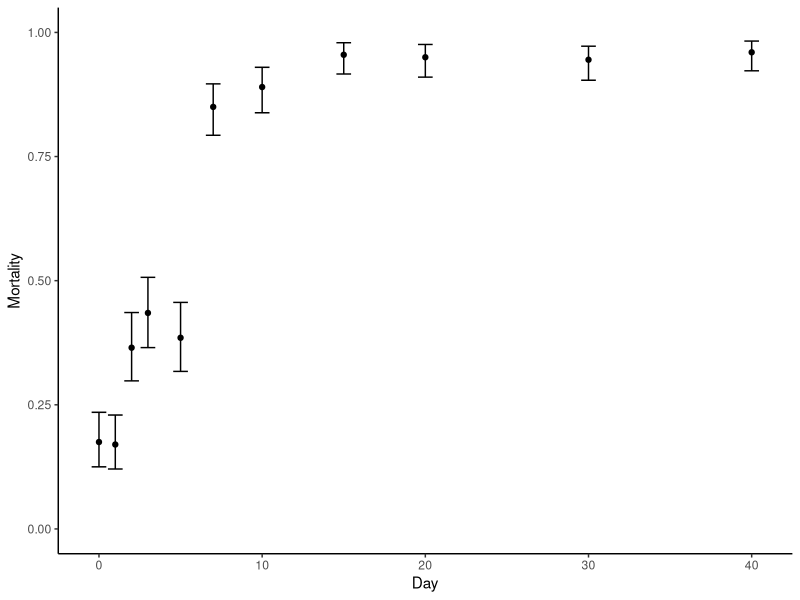
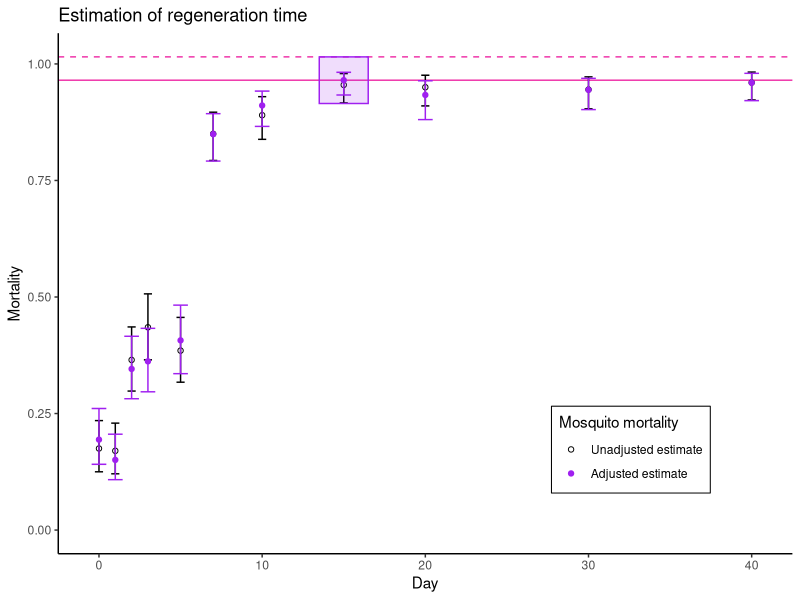

Reproduce these figures in R, in order.
# code adapted from '/...2023/RT_auto_day40_EMM.R'

library(ggplot2)
library(lme4)
library(readxl)
library(emmeans)

#We need a dataset to look at. I have uploaded 12 simulated datasets for users
# to practise with. You can replace these with your own data, but ensure that the 
# variable names are consistent with the simulated datasets.

# In the Excel sheet, the datasets are saved in separate sheets ('sim1', 'sim2', 'sim3', etc.)

dx <-  readxl::read_xlsx('Regeneration_Time/twelve_datasets_bioassay.xlsx', sheet = 'sim2')
head(dx)
#For plotting, it is more useful to have 'day' as a numeric variable
# For the GLM, it needs to be a factor variable. So we make a 2nd version
dx$day <- as.numeric(dx$day) # numeric 'day'
dx$day_f <- as.factor(dx$day) # factor variable for 'day'
table(dx$day)
days <- unique(dx$day)

#This function calculates the raw (unadjusted) mortality estimates from the dataset
average_mortality_ci <- function(data = df, days_v = days){
  av_mort <- rep(0,length(days_v))
  av_mort_c1 <- rep(0,length(days_v))
  av_mort_c2 <- rep(0,length(days_v))
  for(i in 1:length(days_v)){
    denom <- sum(data[data$day==days_v[i],]$total)
    num <- sum(data[data$day==days_v[i],]$tot_dead)
    av_mort[i] <- num/denom 
    xr <- c(rep(1,num),rep(0,denom - num))
    av_mort_c1[i] <- binom.test(table(factor(xr,c(1,0))))$conf.int[1]
    av_mort_c2[i] <- binom.test(table(factor(xr,c(1,0))))$conf.int[2]
  }
  dfm <- data.frame('day' = days_v, 'mort' = av_mort,
                    'mort_c1' = av_mort_c1,'mort_c2' = av_mort_c2)
  return(dfm)
}

#We can then estimate these, and plot:
mm <- average_mortality_ci(data = dx, days_v = days)
ggplot(mm) + 
  geom_point(aes(x=day, y=mort)) + theme_classic() + 
  geom_errorbar(aes(x=day, ymin = mort_c1, ymax = mort_c2)) + 
  xlab('Day') + ylab('Mortality') + ylim(c(0,1))

#However, our main interest is the predictions from the GLM
# remember to use the factor variable for day
fit <- glm(
  cbind(tot_dead, total - tot_dead) ~
    day_f + batch, 
  family = binomial, data = dx)
summary(fit)
#use the emmeans package to generate predicted mortalities, averaging over batch effects
pred <- emmeans(fit, "day_f", type = "response")
#convert to data frame
pred2 <- as.data.frame(pred)
#Add a numeric variable for day to this data frame (careful converting from a factor!)
pred2$day <- as.numeric(as.character(pred2$day_f))

# extract a vector of the model predictions
xv2 <- pred2$prob
ld <- length(xv2) - 1

# Now we loop over the model-estimated mortalities, and select the first one
# that fits the criteria for being the regeneration time (no later mortality estimate
# with a mortality more than 5% higher)

count <- 0
for(j in 1:ld){
  bb <- all(xv2[j] + 0.05 > xv2[(j+1):(ld+1)])
  if(bb==T){
    rt <- days[j]
    print(paste0('Regeneration time is: ',rt))
    count <- 1
    rtG3 <- j
    break # finish the for loop when the RT has been identified
  }
  if(j==ld & count==0){
    print('Routine has identified the regeneration time as being the final measured value. Inspect data & model predictions, to check this makes sense')
    rt <- days[j+1]
    print(paste0('Regeneration time is: ',rt))
    rtG3 <- j + 1 #i.e. the last value
  }
}

# Plot: model-adjusted mortality; unadjusted mortality; and identify the RT via our method
# Open black circles: unadjusted mortality estimates (error bars are the 95% CIs)
# Closed purple circles: model-adjusted mortality estimates
# Solid pink horizontal line: model-adjusted estimate of mortality at the time point we establish as the R.T.
# Dashed pink horizontal line: mortality 5% higher than the established R.T.
# The purple box indicates the estimated R.T. 
ggplot() + geom_hline(yintercept = 
      c(xv2[rtG3],xv2[rtG3] + 0.05), color = 'maroon2', linetype = c('solid','dashed')) + 
  geom_point(data = mm, aes(x=day, y=mort, color = 'a'), shape = 1) + theme_classic() + 
  geom_errorbar(data = mm, aes(x=day, ymin = mort_c1, ymax = mort_c2), width = .5) + 
  geom_point(data = pred2, aes(x = day, y = prob, color = 'b')) + 
  geom_errorbar(data = pred2, aes(x=day, ymin = asymp.LCL, ymax = asymp.UCL), 
                color = 'purple') +
  xlab('Day') + ylab('Mortality') + ylim(c(0,max(1,xv2[rtG3] + 0.05))) + 
  annotate('rect', xmin = days[rtG3]-1.5, xmax = days[rtG3] + 1.5,
           ymin = xv2[rtG3] - 0.05, ymax = xv2[rtG3] + 0.05,
           color = 'purple', fill = 'purple', alpha = .15) + 
  scale_color_manual(values = c('black','purple'), 
                     labels = c('Unadjusted estimate','Adjusted estimate'),
                     name = 'Mosquito mortality') + theme(legend.position = c(0.78,0.2),
                legend.background = element_blank(),
                legend.box.background = element_rect(colour = "black")) + 
  ggtitle('Estimation of regeneration time')
